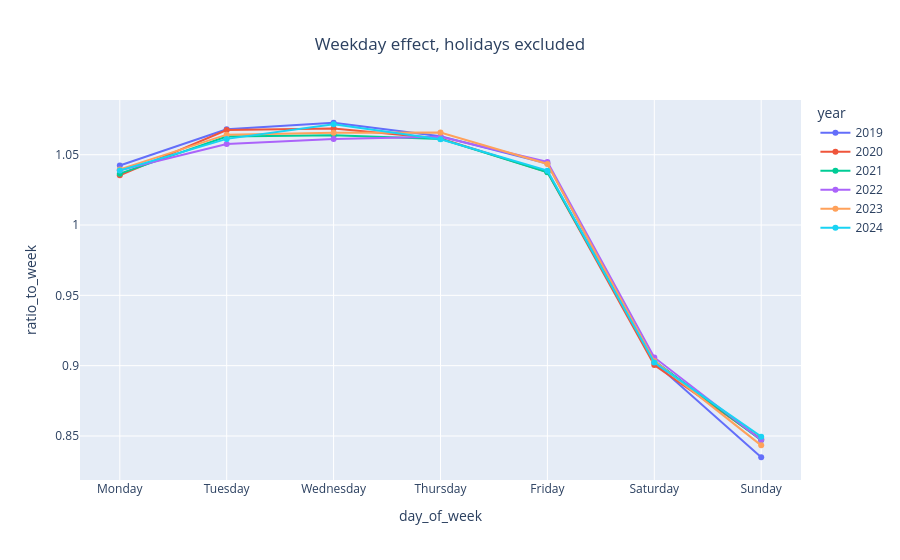

Notebook cell for this chart:
### Code cell
# (b) Mon-Sun detail by year, normal days only
normal = df_day[df_day["day_type"].isin(["Weekday", "Weekend"])].copy()
normal["day_of_week"] = pd.Categorical(normal["day_of_week"], categories=order, ordered=True)
dow = (normal.groupby(["year", "day_of_week"], observed=True, as_index=False)["ratio_to_week"].mean()
             .sort_values(["year", "day_of_week"]))
dow["year"] = dow["year"].astype(str)
fig = px.line(dow, x="day_of_week", y="ratio_to_week", color="year", markers=True,
              title="Weekday effect, holidays excluded")
fig.update_layout(title_x = 0.5)
fig.show()

### Figure 1 — Plotly figure (JSON) as saved in the notebook; plotly's stock layout.template omitted (floating-point values rounded to 4 significant figures)
{"data": [{"hovertemplate": "year=2019<br>day_of_week=%{x}<br>ratio_to_week=%{y}<extra></extra>", "legendgroup": "2019", "line": {"color": "#636efa", "dash": "solid"}, "marker": {"symbol": "circle"}, "mode": "lines+markers", "name": "2019", "orientation": "v", "showlegend": true, "type": "scatter", "x": ["Monday", "Tuesday", "Wednesday", "Thursday", "Friday", "Saturday", "Sunday"], "xaxis": "x", "y": [1.042, 1.068, 1.073, 1.063, 1.044, 0.9023, 0.8349], "yaxis": "y"}, {"hovertemplate": "year=2020<br>day_of_week=%{x}<br>ratio_to_week=%{y}<extra></extra>", "legendgroup": "2020", "line": {"color": "#EF553B", "dash": "solid"}, "marker": {"symbol": "circle"}, "mode": "lines+markers", "name": "2020", "orientation": "v", "showlegend": true, "type": "scatter", "x": ["Monday", "Tuesday", "Wednesday", "Thursday", "Friday", "Saturday", "Sunday"], "xaxis": "x", "y": [1.035, 1.068, 1.069, 1.061, 1.038, 0.9005, 0.8478], "yaxis": "y"}, {"hovertemplate": "year=2021<br>day_of_week=%{x}<br>ratio_to_week=%{y}<extra></extra>", "legendgroup": "2021", "line": {"color": "#00cc96", "dash": "solid"}, "marker": {"symbol": "circle"}, "mode": "lines+markers", "name": "2021", "orientation": "v", "showlegend": true, "type": "scatter", "x": ["Monday", "Tuesday", "Wednesday", "Thursday", "Friday", "Saturday", "Sunday"], "xaxis": "x", "y": [1.037, 1.063, 1.064, 1.061, 1.038, 0.9034, 0.8471], "yaxis": "y"}, {"hovertemplate": "year=2022<br>day_of_week=%{x}<br>ratio_to_week=%{y}<extra></extra>", "legendgroup": "2022", "line": {"color": "#ab63fa", "dash": "solid"}, "marker": {"symbol": "circle"}, "mode": "lines+markers", "name": "2022", "orientation": "v", "showlegend": true, "type": "scatter", "x": ["Monday", "Tuesday", "Wednesday", "Thursday", "Friday", "Saturday", "Sunday"], "xaxis": "x", "y": [1.039, 1.058, 1.061, 1.063, 1.045, 0.9058, 0.8471], "yaxis": "y"}, {"hovertemplate": "year=2023<br>day_of_week=%{x}<br>ratio_to_week=%{y}<extra></extra>", "legendgroup": "2023", "line": {"color": "#FFA15A", "dash": "solid"}, "marker": {"symbol": "circle"}, "mode": "lines+markers", "name": "2023", "orientation": "v", "showlegend": true, "type": "scatter", "x": ["Monday", "Tuesday", "Wednesday", "Thursday", "Friday", "Saturday", "Sunday"], "xaxis": "x", "y": [1.04, 1.064, 1.066, 1.066, 1.043, 0.9034, 0.8433], "yaxis": "y"}, {"hovertemplate": "year=2024<br>day_of_week=%{x}<br>ratio_to_week=%{y}<extra></extra>", "legendgroup": "2024", "line": {"color": "#19d3f3", "dash": "solid"}, "marker": {"symbol": "circle"}, "mode": "lines+markers", "name": "2024", "orientation": "v", "showlegend": true, "type": "scatter", "x": ["Monday", "Tuesday", "Wednesday", "Thursday", "Friday", "Saturday", "Sunday"], "xaxis": "x", "y": [1.039, 1.061, 1.072, 1.061, 1.039, 0.9022, 0.8495], "yaxis": "y"}], "layout": {"legend": {"title": {"text": "year"}, "tracegroupgap": 0}, "title": {"text": "Weekday effect, holidays excluded", "x": 0.5}, "xaxis": {"anchor": "y", "domain": [0, 1], "title": {"text": "day_of_week"}}, "yaxis": {"anchor": "x", "domain": [0, 1], "title": {"text": "ratio_to_week"}}}}
